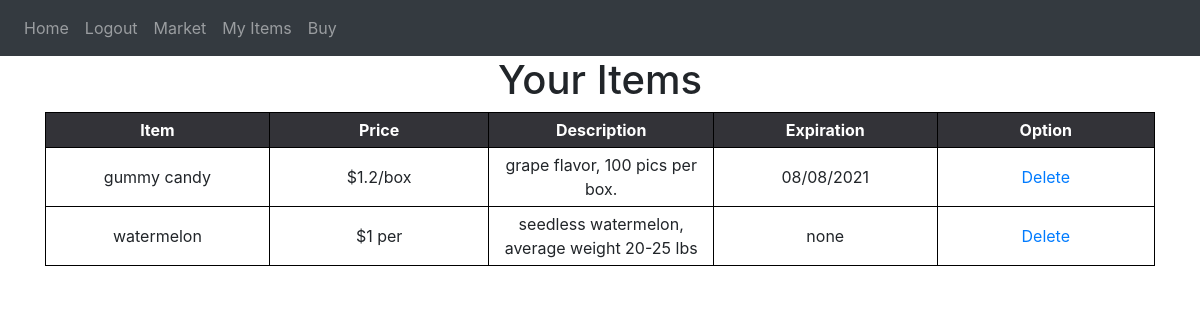
Screenshot of /items (signed in) with the database file from the repository.
### website/models.py (models this page shows)
class Item(db.Model):
    id = db.Column(db.Integer, primary_key=True)
    food = db.Column(db.String(100))
    price = db.Column(db.String(30))
    description = db.Column(db.String(600))
    expiration = db.Column(db.String(30))
    user_name = db.Column(db.String(100), db.ForeignKey('user.user_name'))

### website/views.py (the view)
@views.route('/items', methods=['GET'])
@login_required
def items():
    result = db.session.execute(
        'SELECT I.id, I.food, I.price, I.description, I.expiration, U.user_name, U.address, U.zipcode, U.phone, L.town, L.state FROM Location AS L JOIN User AS U JOIN Item AS I WHERE U.zipcode = L.zipcode AND I.user_name = U.user_name')
    my_stuff = Item.query.filter_by(user_name=current_user.user_name)
    return render_template("items.html", user=current_user, seller=result, my_stuff=my_stuff)

### website/__init__.py (called while the page is built)
def create_app():
    app = Flask(__name__)
    app.config['SECRET_KEY'] = 'slkdjfdkjfh'
    app.config['SQLALCHEMY_DATABASE_URI'] = f'sqlite:///{DB_NAME}'
    db.init_app(app)
    from .views import views
    from .auth import auth
    app.register_blueprint(views, url_prefix='/')
    app.register_blueprint(auth, url_prefix='/')
    from .models import User, Item, Buyer, Seller, Cart, Location
    create_database(app)
    login_manager = LoginManager()
    login_manager.login_view = 'auth.login'
    login_manager.init_app(app)
    @login_manager.user_loader
    def load_user(id): #okay, we do it by username, right, since we can search both tables
        return User.query.get(int(id))  # look for user based on id
    return app

### website/templates/items.html (shortened to what this page needs)
{% extends "base.html" %}
{% block content %}
<div class="myitems">
    <h1 style="text-align: center">Your Items</h1>
    <table>
        <tr>
            <th>Item</th>
            <th>Price</th>
            <th>Description</th>
            <th>Expiration</th>
            <th>Option</th>
        </tr>
        {% for stuff in my_stuff %}
        <tr>
            <td>{{ stuff.food  }}</td>
            <td>{{ stuff.price  }}</td>
            <td>{{ stuff.description }}</td>
            <td>{{ stuff.expiration }}</td>
            <td>
                <a href="/delete/{{stuff.id}}">Delete</a>
            </td>
        </tr>
        {% endfor %}
    </table>
</div>
{% endblock %}

### website/static/lgin.css (style rules this page uses)
* { margin: 0; padding: 0; }
body { background: #e9eaea; font-family: roboto; user-select: none; }

### website/static/style.css (style rules this page uses)
body { font-family: "Open Sans", sans-serif; overflow-x: hidden; color: #444444; background-color: white; }
a { color: #2487ce; }
h1, h2, h3, h4, h5, h6 { font-family: "Poppins", sans-serif; }

### website/templates/items.html (style rules this page uses)
table { border-collapse: collapse; }
th { background-color:#333338; Color:white; }
th, td { width:250px; text-align:center; border:1px solid black; padding:5px }

### rows the page displays
Item: food "gummy candy", price "$1.2/box", description "grape flavor, 100 pics per box.", expiration "08/08/2021"
Item: food "watermelon", price "$1 per", description "seedless watermelon, average weight 20-25 lbs", expiration "none"
